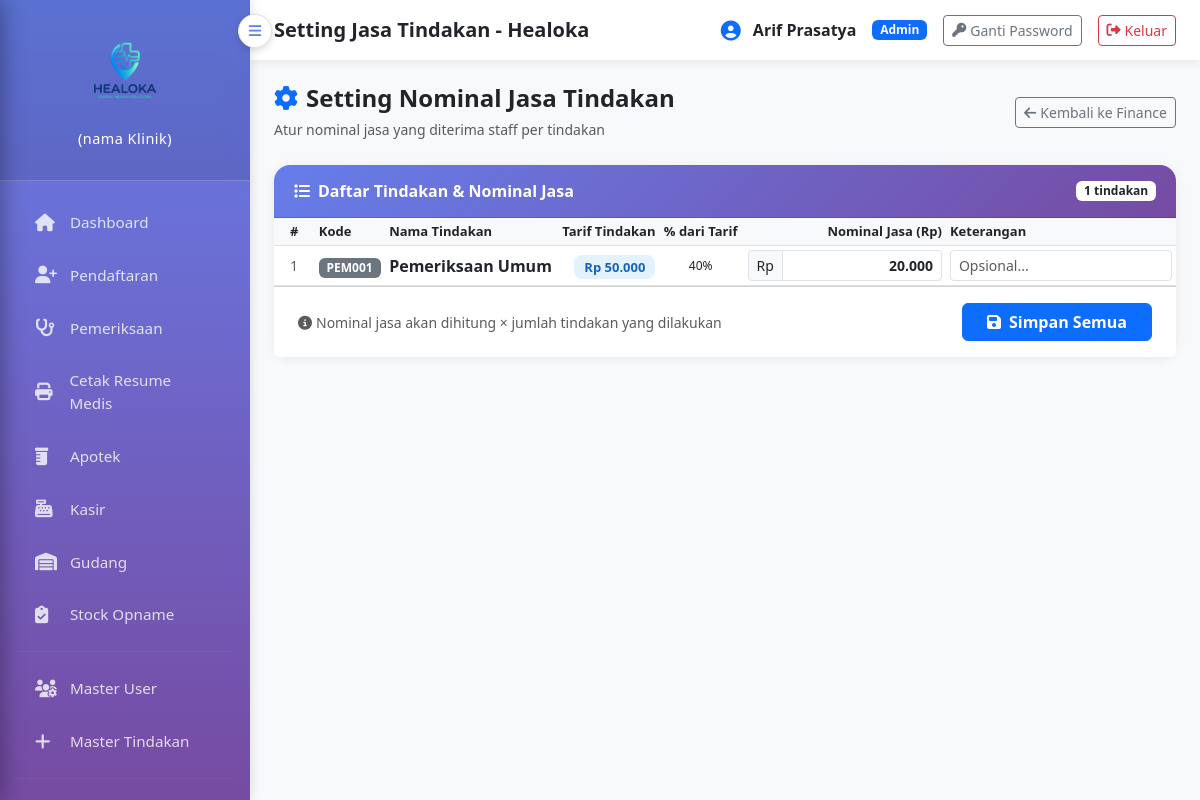
The page /setting_jasa.php (signed in) on the database its author committed.
### tables this page shows
CREATE TABLE `master_tindakan` (
  `id` int(11) NOT NULL,
  `kode_tindakan` varchar(20) NOT NULL,
  `nama_tindakan` varchar(200) NOT NULL,
  `tarif` decimal(10,2) NOT NULL DEFAULT 0.00,
  `keterangan` text DEFAULT NULL,
  `aktif` tinyint(1) DEFAULT 1,
  `created_at` timestamp NOT NULL DEFAULT current_timestamp(),
  `updated_at` timestamp NOT NULL DEFAULT current_timestamp() ON UPDATE current_timestamp()
);

### setting_jasa.php (the view, shortened to what this page needs)
<?php
$db   = new Database();
$conn = $db->getConnection();
$query = "SELECT mt.id, mt.kode_tindakan, mt.nama_tindakan, mt.tarif,
                 COALESCE(jt.nominal_jasa, 0) AS nominal_jasa,
                 COALESCE(jt.keterangan, '')  AS ket_jasa
          FROM master_tindakan mt
          LEFT JOIN jasa_tindakan jt ON mt.id = jt.tindakan_id
          WHERE mt.aktif = 1
          ORDER BY mt.kode_tindakan ASC";
$result   = mysqli_query($conn, $query);
$tindakan = [];
while ($row = mysqli_fetch_assoc($result)) {
    $tindakan[] = $row;
}
?>
<!DOCTYPE html>
<html lang="id">
<head>
    <link href="https://cdn.jsdelivr.net/npm/bootstrap@5.3.0/dist/css/bootstrap.min.css" rel="stylesheet">
    <link href="https://cdnjs.cloudflare.com/ajax/libs/font-awesome/6.4.0/css/all.min.css" rel="stylesheet">
</head>
<body>
<div class="container-fluid p-0">
    <div class="row m-0">
        <?php include 'sidebar.php'; ?>
            <div class="container-fluid px-4 py-4">
                <div class="d-flex align-items-center justify-content-between mb-4">
                    <div>
                        <h4 class="fw-bold mb-1"><i class="fas fa-cog me-2 text-primary"></i>Setting Nominal Jasa Tindakan</h4>
                        <small class="text-muted">Atur nominal jasa yang diterima staff per tindakan</small>
                    </div>
                    <a href="finance.php" class="btn btn-outline-secondary btn-sm">
                        <i class="fas fa-arrow-left me-1"></i>Kembali ke Finance
                    </a>
                </div>
                <form method="POST">
                <div class="card">
                    <div class="card-header d-flex justify-content-between align-items-center">
                        <span><i class="fas fa-list me-2"></i>Daftar Tindakan & Nominal Jasa</span>
                        <span class="badge bg-white text-dark"><?= count($tindakan) ?> tindakan</span>
                    </div>
                    <div class="card-body p-0">
                        <div class="table-responsive">
                            <table class="table table-sm table-hover align-middle mb-0">
                                <thead>
                                    <tr>
                                        <th class="px-3">#</th>
                                        <th>Kode</th>
                                        <th>Nama Tindakan</th>
                                        <th class="text-end">Tarif Tindakan</th>
                                        <th class="text-center">% dari Tarif</th>
                                        <th class="text-end">Nominal Jasa (Rp)</th>
                                        <th>Keterangan</th>
                                    </tr>
                                </thead>
                                <tbody>
                                    <?php foreach ($tindakan as $i => $t): ?>
                                    <tr>
                                        <td class="px-3 text-muted small"><?= $i + 1 ?></td>
                                        <td><span class="badge bg-secondary"><?= htmlspecialchars($t['kode_tindakan']) ?></span></td>
                                        <td class="fw-semibold"><?= htmlspecialchars($t['nama_tindakan']) ?></td>
                                        <td class="text-end">
                                            <span class="tarif-badge">Rp <?= number_format($t['tarif'], 0, ',', '.') ?></span>
                                        </td>
                                        <td class="text-center persen-info" id="persen_<?= $t['id'] ?>">
                                            <?php
                                            $pct = $t['tarif'] > 0 ? round(($t['nominal_jasa'] / $t['tarif']) * 100, 1) : 0;
                                            echo $pct . '%';
                                            ?>
                                        </td>
                                        <td class="text-end">
                                            <div class="input-group input-group-sm justify-content-end">
                                                <span class="input-group-text">Rp</span>
                                                <input type="text"
                                                       name="nominal_jasa[]"
                                                       class="form-control jasa-input"
                                                       value="<?= number_format($t['nominal_jasa'], 0, ',', '.') ?>"
                                                       data-tarif="<?= $t['tarif'] ?>"
                                                       data-id="<?= $t['id'] ?>"
                                                       oninput="updatePersen(this)"
                                                       placeholder="0">
                                            </div>
                                        </td>
                                        <td>
                                            <input type="text"
                                                   name="keterangan[]"
                                                   class="form-control form-control-sm"
                                                   value="<?= htmlspecialchars($t['ket_jasa']) ?>"
                                                   placeholder="Opsional...">
                                        </td>
                                    </tr>
                                    <?php endforeach; ?>
                                </tbody>
                            </table>
                        </div>
                    </div>
                    <div class="card-footer bg-white d-flex justify-content-between align-items-center py-3 px-4">
                        <small class="text-muted"><i class="fas fa-info-circle me-1"></i>Nominal jasa akan dihitung × jumlah tindakan yang dilakukan</small>
                        <button type="submit" name="simpan_jasa" class="btn btn-primary fw-bold px-4">
                            <i class="fas fa-save me-2"></i>Simpan Semua
                        </button>
                    </div>
                </div>
                </form>
            </div>
        </div>
    </div>
</div>
</body>
</html>

### setting_jasa.php (style rules this page uses)
:root { --primary-color: #667eea; --secondary-color: #764ba2; }
body { background: #f8f9fa; font-family: 'Segoe UI', sans-serif; margin: 0; }
.card { border: none; border-radius: 16px; box-shadow: 0 2px 12px rgba(0,0,0,0.07); }
.card-header { background: linear-gradient(135deg, var(--primary-color), var(--secondary-color)); color: white; border-radius: 16px 16px 0 0 !important; font-weight: 600; padding: 14px 20px; }
.table thead th { background: #f8f9fa; font-weight: 600; font-size: 13px; }
.jasa-input { max-width: 160px; text-align: right; font-weight: 600; }
.persen-info { font-size: 12px; color: #888; }
.tarif-badge { background: #e3f2fd; color: #1565c0; border-radius: 8px; padding: 3px 10px; font-size: 13px; font-weight: 600; }

### rows shown on the page
master_tindakan: kode_tindakan "PEM001", nama_tindakan "Pemeriksaan Umum", tarif "50.000", pct "40", tarif+id "20.000"

### other values the page prints
$_SESSION['nama_lengkap'] "Arif Prasatya"
$role "Admin"
count($tindakan) "1"
